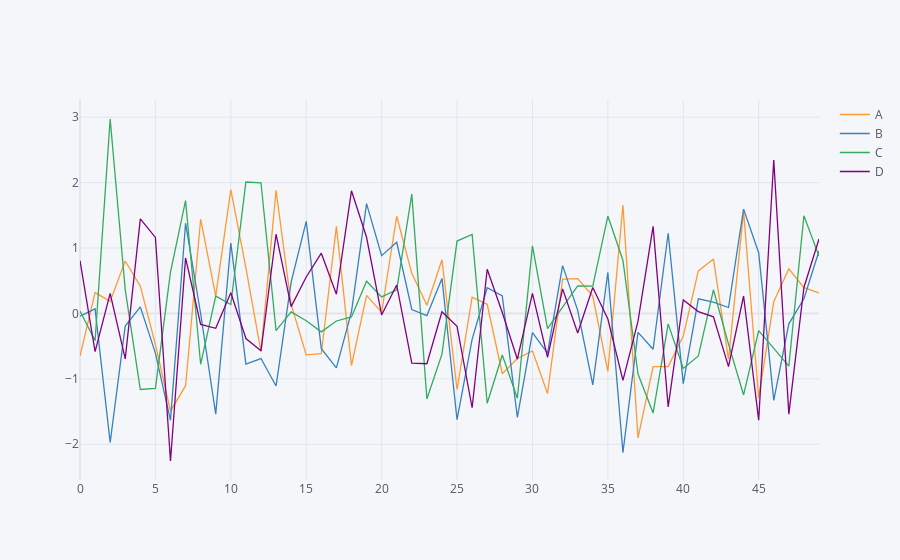

Notebook code for this chart:
### Markdown cell above
#### Plotly plot

### Code cell
df_1.iplot()
